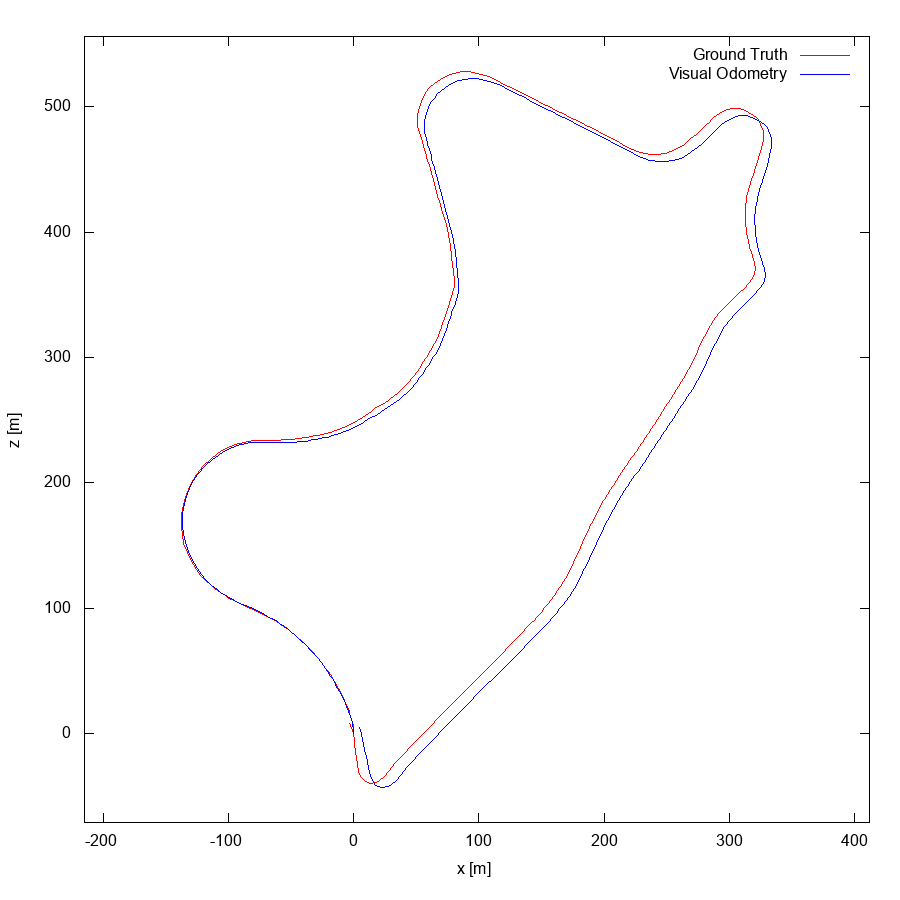

This figure's gnuplot source:
set term postscript eps enhanced color
set output "00.eps"
set size ratio -1
set xrange [-215:412]
set yrange [-71:556]
set xlabel "x [m]"
set ylabel "z [m]"
plot "00.txt" using 1:2 lc rgb "#FF0000" title 'Ground Truth' w lines,"00.txt" using 3:4 lc rgb "#0000FF" title 'Visual Odometry' w lines,"< head -1 00.txt" using 1:2 lc rgb "#000000" pt 4 ps 1 lw 2 title 'Sequence Start' w points
